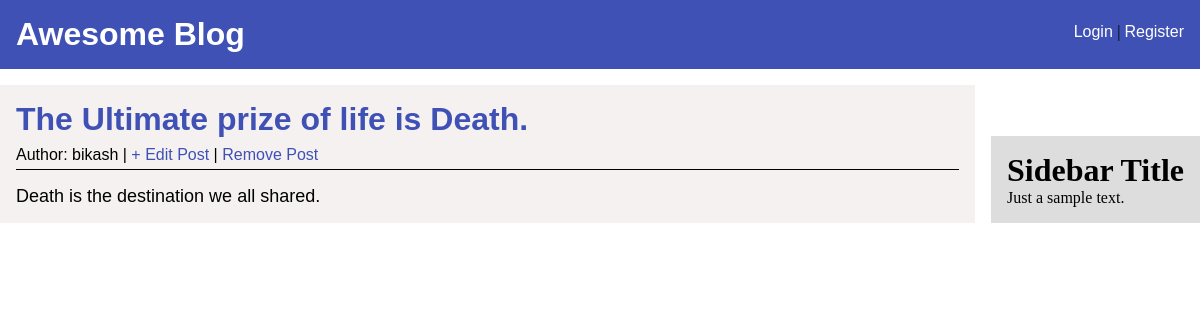
The app's page /article/1/ with its own data.
### blog/models.py (models this page shows, shortened)
class Post(models.Model):
	title = models.CharField(max_length=255)
	author = models.ForeignKey('auth.User',on_delete=models.CASCADE)
	body = models.TextField()

### blog/views.py (the view)
# urls.py: path('article/<int:pk>/',PostDetailView.as_view(),name="post-detail"),
class PostDetailView(DetailView):
	model = Post
	template_name = 'post_detail.html'

### blog/templates/post_detail.html (shortened to what this page needs)
{% extends 'base.html' %}
{%block content %}
	<div class="post_details">
		<div class="post_info">
			<h1>{{post.title}}</h1>
			<div class="post_detail_meta">
			<p>Author: {{post.author}} | <a href="{% url 'post-edit' post.pk %}"> + Edit Post </a> | <a href="{% url 'post-delete' post.pk%}"> Remove Post</a></p>
		</div>
		</div>
		<p class="post_detail_content">
			{{post.body}}
		</p>
	</div>
{% endblock%}

### static/css/style.css (style rules this page uses)
* { margin:0; padding: 0; }
a { text-decoration: none; }
.post_details { font-family:sans-serif; background: #f3eeeecf; padding: 1rem; }
.post_detail_meta { margin-top: 0.5rem; }
.post_detail_meta a { color: #3F51B5; }
.post_detail_content { padding-top: 1rem; font-size:18px; }
.post_info { border-bottom: 1px solid; padding-bottom: 5px; }
.post_info h1 { color:#3F51B5; }

### records on screen
Post: title "The Ultimate prize of life is Death.", author "bikash", body "Death is the destination we all shared."
